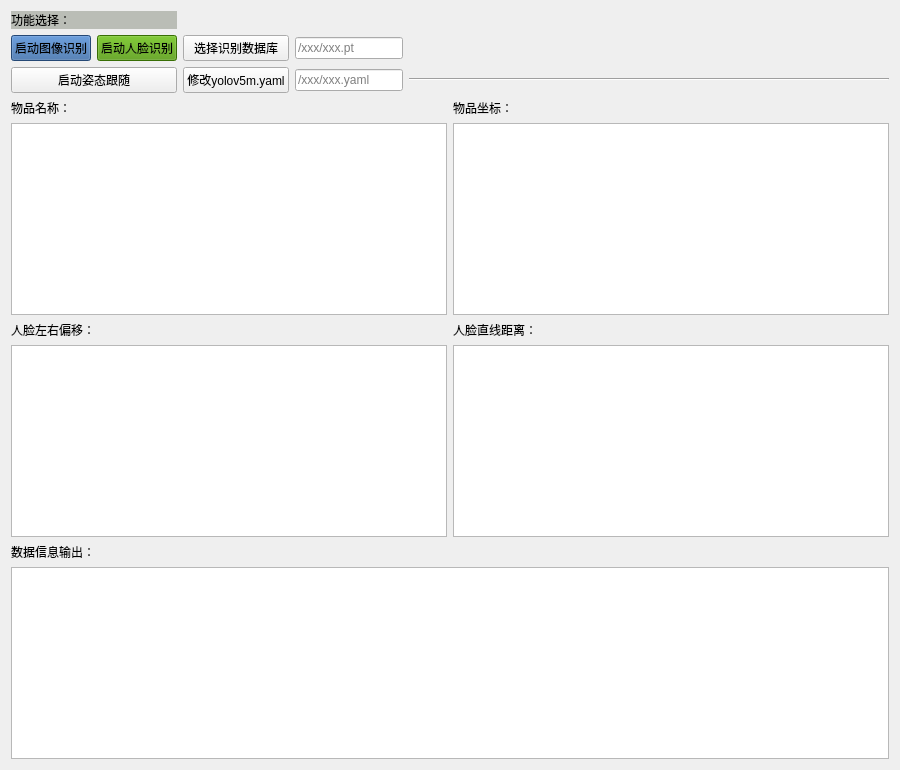
      <widget class="QWidget" name="tab_7">
       <attribute name="title">
        <string>深度相机</string>
       </attribute>
       <layout class="QGridLayout" name="gridLayout_29">
        <item row="0" column="0">
         <widget class="QLabel" name="label_7">
          <property name="styleSheet">
           <string notr="true">background-color: rgb(186, 189, 182);</string>
          </property>
          <property name="text">
           <string>功能选择：</string>
          </property>
         </widget>
        </item>
        <item row="1" column="0">
         <layout class="QGridLayout" name="gridLayout_22">
          <item row="2" column="0">
           <widget class="QPushButton" name="start_picvisual">
            <property name="styleSheet">
             <string notr="true">background-color: rgb(52, 101, 164);</string>
            </property>
            <property name="text">
             <string>启动图像识别</string>
            </property>
           </widget>
          </item>
          <item row="2" column="1">
           <widget class="QPushButton" name="start_facevisual">
            <property name="styleSheet">
             <string notr="true">background-color: rgb(78, 154, 6);</string>
            </property>
            <property name="text">
             <string>启动人脸识别</string>
            </property>
           </widget>
          </item>
          <item row="3" column="0" colspan="2">
           <widget class="QPushButton" name="pushButton_27">
            <property name="text">
             <string>启动姿态跟随</string>
            </property>
           </widget>
          </item>
         </layout>
        </item>
        <item row="1" column="1">
         <layout class="QGridLayout" name="gridLayout_23">
          <item row="1" column="1">
           <widget class="QLineEdit" name="yaml_path_edit">
            <property name="placeholderText">
             <string>/xxx/xxx.yaml</string>
            </property>
           </widget>
          </item>
          <item row="1" column="2">
           <widget class="Line" name="line">
            <property name="orientation">
             <enum>Qt::Horizontal</enum>
            </property>
           </widget>
          </item>
          <item row="0" column="2">
           <spacer name="horizontalSpacer">
            <property name="orientation">
             <enum>Qt::Horizontal</enum>
            </property>
            <property name="sizeType">
             <enum>QSizePolicy::Fixed</enum>
            </property>
            <property name="sizeHint" stdset="0">
             <size>
              <width>480</width>
              <height>20</height>
             </size>
            </property>
           </spacer>
          </item>
          <item row="0" column="0">
           <widget class="QPushButton" name="visual_sql_btn">
            <property name="text">
             <string>选择识别数据库</string>
            </property>
           </widget>
          </item>
          <item row="1" column="0">
           <widget class="QPushButton" name="change_yaml_btn">
            <property name="text">
             <string>修改yolov5m.yaml</string>
            </property>
           </widget>
          </item>
          <item row="0" column="1">
           <widget class="QLineEdit" name="sql_parh_edit">
            <property name="placeholderText">
             <string>/xxx/xxx.pt</string>
            </property>
           </widget>
          </item>
         </layout>
        </item>
        <item row="2" column="0" colspan="2">
         <layout class="QGridLayout" name="gridLayout_18">
          <item row="0" column="1">
           <widget class="QLabel" name="label_44">
            <property name="text">
             <string>物品坐标：</string>
            </property>
           </widget>
          </item>
          <item row="0" column="0">
           <widget class="QLabel" name="label_43">
            <property name="text">
             <string>物品名称：</string>
            </property>
           </widget>
          </item>
          <item row="1" column="0">
           <widget class="QTextEdit" name="object_name"/>
          </item>
          <item row="1" column="1">
           <widget class="QTextEdit" name="object_tf"/>
          </item>
         </layout>
        </item>
        <item row="3" column="0" colspan="2">
         <layout class="QGridLayout" name="gridLayout_14">
          <item row="0" column="0">
           <widget class="QLabel" name="label_45">
            <property name="text">
             <string>人脸左右偏移：</string>
            </property>
           </widget>
          </item>
          <item row="2" column="0">
           <widget class="QLabel" name="label_20">
            <property name="text">
             <string>数据信息输出：</string>
            </property>
           </widget>
          </item>
          <item row="0" column="1">
           <widget class="QLabel" name="label_46">
            <property name="text">
             <string>人脸直线距离：</string>
            </property>
           </widget>
          </item>
          <item row="3" column="0" colspan="2">
           <widget class="QTextEdit" name="visual_view">
            <property name="styleSheet">
             <string notr="true">color: rgb(164, 0, 0);
font: 63 11pt &quot;URW Bookman&quot;;</string>
            </property>
           </widget>
          </item>
          <item row="1" column="0">
           <widget class="QTextEdit" name="face_offset"/>
          </item>
          <item row="1" column="1">
           <widget class="QTextEdit" name="face_distance"/>
          </item>
         </layout>
        </item>
       </layout>
      </widget>
